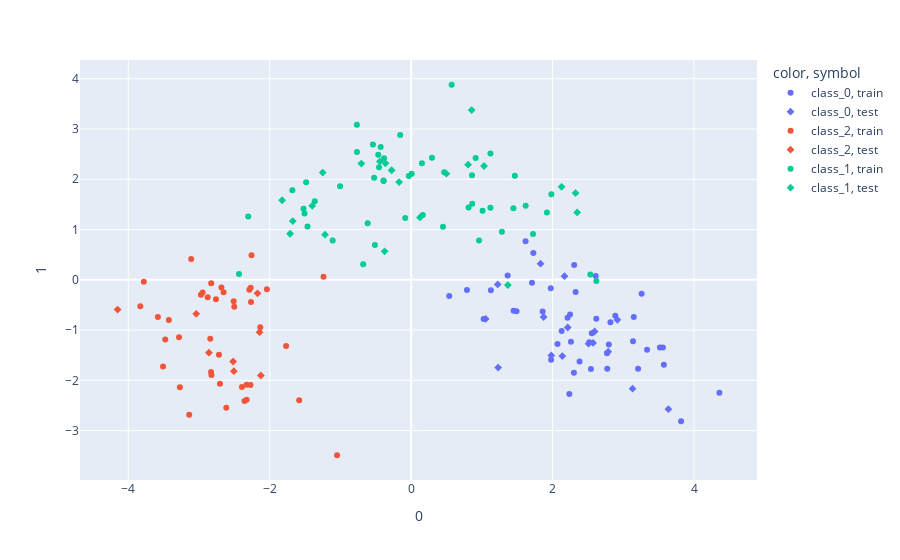

The cell this chart's notebook holds for it:
### Code cell
px.scatter(X_pca2, 0, 1, y, split)

### Figure 1 — Plotly figure (JSON) as saved in the notebook; plotly's stock layout.template omitted (floating-point values rounded to 4 significant figures)
{"data": [{"hovertemplate": "color=class_0<br>symbol=train<br>0=%{x}<br>1=%{y}<extra></extra>", "legendgroup": "class_0, train", "marker": {"color": "#636efa", "symbol": "circle"}, "mode": "markers", "name": "class_0, train", "orientation": "v", "showlegend": true, "type": "scatter", "x": [2.128, 2.237, 2.618, 2.61, 1.364, 2.554, 0.5387, 3.56, 3.259, 2.773, 2.069, 3.518, 1.727, 3.148, 2.381, 3.574, 3.816, 2.518, 2.212, 4.359, 3.336, 2.795, 1.859, 1.974, 2.26, 0.7893, 2.305, 3.138, 1.979, 1.618, 2.302, 1.49, 2.247, 2.77, 1.709, 2.325, 1.025, 2.542, 3.209, 1.449, 1.128, 2.818, 2.887], "xaxis": "x", "y": [-1.02, -2.27, -0.7761, 0.07346, 0.08545, -1.063, -0.3232, -1.348, -0.2776, -1.768, -1.277, -1.348, 0.5316, -0.7386, -1.625, -1.693, -2.815, -1.244, -0.7533, -2.248, -1.392, -1.289, -0.6328, -0.1687, -1.234, -0.2017, 0.2947, -1.224, -1.592, 0.7667, -1.848, -0.6255, -0.6881, -1.462, -0.05875, -0.2443, -0.7798, -1.773, -1.769, -0.6167, -0.2066, -0.8459, -0.7141], "yaxis": "y"}, {"hovertemplate": "color=class_0<br>symbol=test<br>0=%{x}<br>1=%{y}<extra></extra>", "legendgroup": "class_0, test", "marker": {"color": "#636efa", "symbol": "diamond"}, "mode": "markers", "name": "class_0, test", "orientation": "v", "showlegend": true, "type": "scatter", "x": [2.214, 2.509, 2.138, 3.131, 1.982, 3.637, 2.916, 1.224, 1.054, 1.873, 2.787, 1.23, 2.594, 2.168, 1.83, 2.573], "xaxis": "x", "y": [-0.949, -1.272, -1.518, -2.167, -1.505, -2.574, -0.7968, -0.09218, -0.7776, -0.7399, -1.431, -1.747, -1.029, 0.07169, 0.3205, -1.256], "yaxis": "y"}, {"hovertemplate": "color=class_2<br>symbol=train<br>0=%{x}<br>1=%{y}<extra></extra>", "legendgroup": "class_2, train", "marker": {"color": "#EF553B", "symbol": "circle"}, "mode": "markers", "name": "class_2, train", "orientation": "v", "showlegend": true, "type": "scatter", "x": [-2.948, -2.133, -2.287, -2.972, -1.047, -2.614, -2.509, -2.759, -2.823, -2.257, -2.501, -3.581, -1.583, -2.356, -3.11, -3.508, -3.78, -3.426, -2.327, -1.239, -3.83, -1.768, -2.703, -3.27, -2.264, -2.827, -2.652, -2.04, -2.269, -2.829, -3.282, -2.877, -2.272, -3.477, -2.717, -3.138, -2.84, -2.326, -2.682, -2.393], "xaxis": "x", "y": [-0.2548, -0.9459, -0.1994, -0.2965, -3.491, -2.548, -0.4277, -0.3867, -1.896, 0.4863, -0.5372, -0.7377, -2.395, -2.411, 0.4135, -1.726, -0.03792, -0.7986, -2.089, 0.05843, -0.5257, -1.32, -2.07, -2.136, -0.4442, -0.06904, -0.2497, -0.1893, -0.1578, -1.834, -1.144, -0.3458, -2.092, -1.188, -1.49, -2.685, -1.174, -2.386, -0.1528, -2.132], "yaxis": "y"}, {"hovertemplate": "color=class_2<br>symbol=test<br>0=%{x}<br>1=%{y}<extra></extra>", "legendgroup": "class_2, test", "marker": {"color": "#EF553B", "symbol": "diamond"}, "mode": "markers", "name": "class_2, test", "orientation": "v", "showlegend": true, "type": "scatter", "x": [-2.507, -3.039, -2.172, -4.151, -2.125, -2.859, -2.144, -2.517], "xaxis": "x", "y": [-1.819, -0.6761, -0.2694, -0.5925, -1.904, -1.45, -1.042, -1.626], "yaxis": "y"}, {"hovertemplate": "color=class_1<br>symbol=train<br>0=%{x}<br>1=%{y}<extra></extra>", "legendgroup": "class_1, train", "marker": {"color": "#00cc96", "symbol": "circle"}, "mode": "markers", "name": "class_1, train", "orientation": "v", "showlegend": true, "type": "scatter", "x": [1.92, 0.1523, 1.723, -2.434, 1.121, -2.303, 0.1638, -0.7675, 2.534, -0.5119, 1.619, 2.619, 1.446, 0.007479, -0.155, -0.4308, -0.5236, -1.11, 1.01, 1.982, 0.8606, 1.283, 0.9121, 0.467, -1.521, -0.6779, -0.766, 0.8636, -1.485, -0.4539, -0.08325, 0.9601, 0.8118, -1.679, -0.3917, -0.3891, -1.507, 1.466, -0.3828, 0.4502, 0.5728, -0.6145, -1.362, 1.121, -1.005, -1.466, -0.4654, -0.5404, 0.2942, -0.03318], "xaxis": "x", "y": [1.337, 2.318, 0.912, 0.1157, 2.511, 1.257, 1.291, 3.086, 0.1035, 0.6925, 1.472, -0.02487, 1.425, 2.108, 2.879, 2.643, 2.029, 0.7828, 1.376, 1.7, 2.082, 0.954, 2.425, 2.139, 1.412, 0.3091, 2.544, 1.515, 1.94, 2.239, 1.231, 0.7835, 1.441, 1.781, 1.976, 1.964, 1.317, 2.068, 2.418, 1.053, 3.881, 1.124, 1.56, 1.435, 1.859, 1.059, 2.489, 2.694, 2.43, 2.066], "yaxis": "y"}, {"hovertemplate": "color=class_1<br>symbol=test<br>0=%{x}<br>1=%{y}<extra></extra>", "legendgroup": "class_1, test", "marker": {"color": "#00cc96", "symbol": "diamond"}, "mode": "markers", "name": "class_1, test", "orientation": "v", "showlegend": true, "type": "scatter", "x": [2.127, -0.3755, 1.368, -0.2758, -1.251, 2.348, 0.8556, -1.712, 2.325, 0.4979, -1.399, -0.1702, 0.125, -0.7043, -1.218, -1.674, -1.824, 1.031, 0.8054, -0.4426, -0.3633], "xaxis": "x", "y": [1.849, 0.5663, -0.1041, 2.179, 2.133, 1.341, 3.378, 0.9164, 1.726, 2.112, 1.472, 1.944, 1.241, 2.312, 0.8979, 1.168, 1.582, 2.264, 2.291, 2.356, 2.317], "yaxis": "y"}], "layout": {"autosize": true, "legend": {"title": {"text": "color, symbol"}, "tracegroupgap": 0}, "margin": {"t": 60}, "xaxis": {"anchor": "y", "autorange": true, "domain": [0, 1], "range": [-4.669, 4.878], "title": {"text": "0"}, "type": "linear"}, "yaxis": {"anchor": "x", "autorange": true, "domain": [0, 1], "range": [-4.014, 4.403], "title": {"text": "1"}, "type": "linear"}}}
